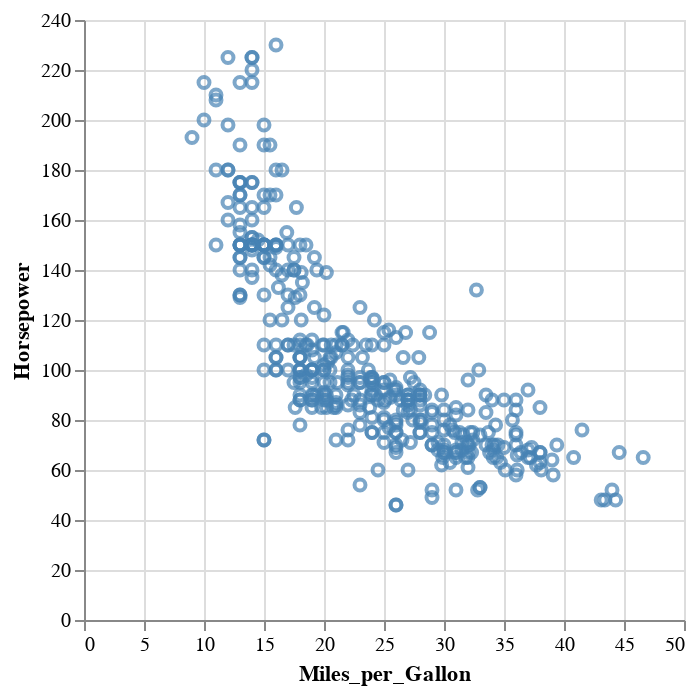

Notebook source saved alongside this figure:
### Code cell
# %%script echo skipping

brush = alt.selection_interval(name="brs")

alt.Chart(source, name="sp").mark_point().encode(
    x='Miles_per_Gallon:Q',
    y='Horsepower:Q',
    color=alt.condition(brush, alt.value('steelblue'), alt.value('grey')),
).add_params(brush)

### Figure 1 — Vega-Lite specification as saved in the notebook (floating-point values rounded to 4 significant figures; data arrays with more than 128 entries replaced by an {"elided": "..."} marker saying what was removed)
{"$schema": "https://vega.github.io/schema/vega-lite/v5.8.0.json", "config": {"view": {"continuousHeight": 300, "continuousWidth": 300}}, "data": {"name": "data-f02450ab61490a1363517a0190416235"}, "datasets": {"data-f02450ab61490a1363517a0190416235": {"elided": "406 records"}}, "encoding": {"color": {"condition": {"param": "brs", "value": "steelblue"}, "value": "grey"}, "x": {"field": "Miles_per_Gallon", "type": "quantitative"}, "y": {"field": "Horsepower", "type": "quantitative"}}, "mark": {"type": "point"}, "name": "sp", "params": [{"name": "brs", "select": {"type": "interval"}}]}
